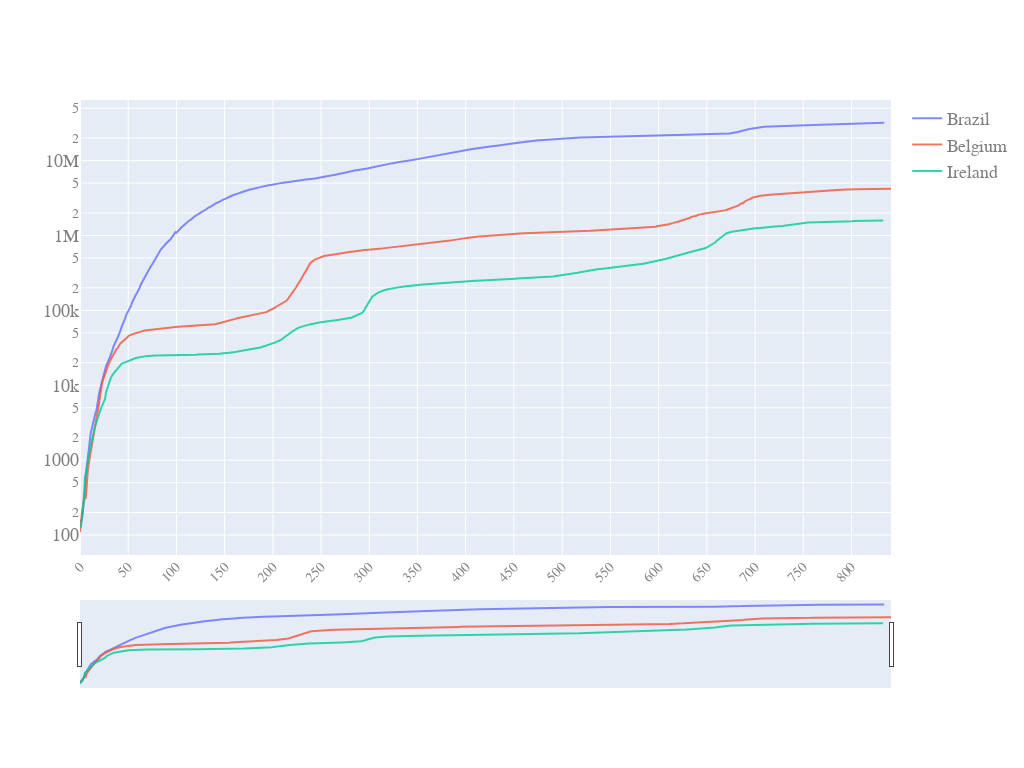

The cell this chart's notebook holds for it:
### Code cell
quick_plot(pd_sync_timelines.date,
           pd_sync_timelines.iloc[:,:-1],
           y_scale='log',
           slider=True)

### Figure 1 — Plotly figure (JSON) as saved in the notebook; plotly's stock layout.template omitted (floating-point values rounded to 4 significant figures; data arrays with more than 128 entries replaced by an {"elided": "..."} marker saying what was removed)
{"data": [{"name": "Brazil", "opacity": 0.8, "type": "scatter", "x": {"elided": "842 int values"}, "y": {"elided": "842 int values"}}, {"name": "Belgium", "opacity": 0.8, "type": "scatter", "x": {"elided": "842 int values"}, "y": {"elided": "842 int values"}}, {"name": "Ireland", "opacity": 0.8, "type": "scatter", "x": {"elided": "842 int values"}, "y": {"elided": "842 int values"}}], "layout": {"autosize": true, "font": {"color": "#7f7f7f", "family": "PT Sans, monospace", "size": 18}, "height": 768, "width": 1024, "xaxis": {"nticks": 20, "rangeslider": {"visible": true}, "tickangle": -45, "tickfont": {"color": "#7f7f7f", "size": 14}}, "yaxis": {"type": "log"}}}
